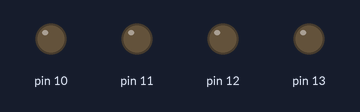
Recording of a sketch running on a simulated Arduino Uno, built with avr-gcc and run on an emulated ATmega328P. On the bench: output pins drawn as LEDs (lit = HIGH).

Above: at 1.0 s.
At 2.5 s:
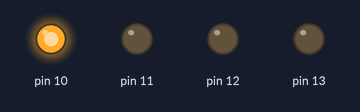
At 4.5 s:
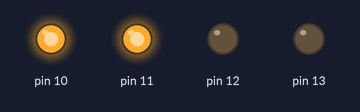
At 8.5 s:
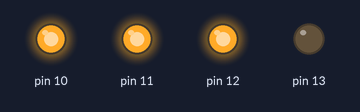
At 12.5 s:
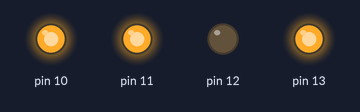
At 17.0 s:
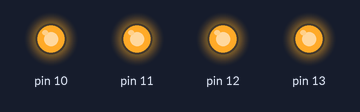
Timing chart, 0 to 19.6 s (numbered marks = the images above):
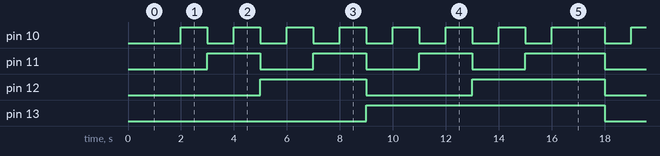

The sketch:

4ledlights.ino
```cpp
void setup() {
  // put your setup code here, to run once:
pinMode(13, OUTPUT);
pinMode(12, OUTPUT);
pinMode(11, OUTPUT);
pinMode(10, OUTPUT);
}

void loop() {
  // put your main code here, to run repeatedly:
 delay(1000);
 for(int i = 0; i<2; i++){
   for(int j = 0; j<2; j++){
     for(int k = 0; k<2; k++){
       for(int l = 0; l<2; l++){
         digitalWrite(13,i);
         digitalWrite(12,j);
         digitalWrite(11,k);
         digitalWrite(10,l);
         delay(1000);
       }
     }
   }
 }
}
```

Measured:
- by itself, pin 10: repeats every 17.0 s: 6 × (LOW 1.0 s, HIGH 1.0 s), LOW 1.0 s, HIGH 2.0 s, LOW 1.0 s, HIGH 1.0 s
- by itself, pin 11: repeats every 17.0 s: 2 × (LOW 2.0 s, HIGH 2.0 s), LOW 2.0 s, HIGH 3.0 s, LOW 2.0 s, HIGH 2.0 s
- by itself, pin 12: LOW → HIGH at 5.0 s, → LOW 4.0 s later, → HIGH 4.0 s later, → LOW 5.0 s later, … (9 changes in this stretch)
- by itself, pin 13: alternates HIGH for 9.0 s and LOW for 8.0 s
